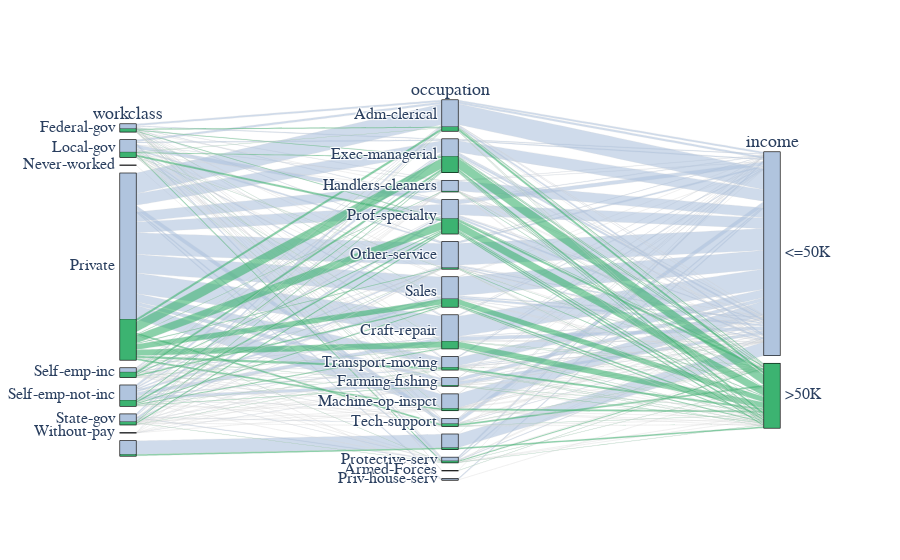

Notebook cell for this chart:
### Code cell
import plotly.express as px
import plotly.graph_objects as go

rendered_columns = [
# "age_bin",  # 年龄, int  转离散
"workclass",  # 雇主类型、雇佣类型，离散
# "fnlwgt", #人口普查员认为观测值的人数，int
# "education",  # 教育程度，离散
# "education-num", # 受教育年限，int， 转离散
# "edu_years_bin",
# "marital-status",  # 婚姻状况，离散
"occupation",  # 职业，离散
# "relationship",  #家庭角色，离散
# "race",  # 种族， 离散
# "sex", # 性别， 离散
# "capital-gain", # 资本收益， 数值
# "capital-loss", # 资本损失， 数值
# "hours-per-week", # 每周工作时间， int  转离散
# "work_hour_bin",
# "native-country", # 原生国籍，离散 
"income" # 收入是否大于50K， 布尔
]

continuous_cols = [
"age",  # 年龄, int  转离散
"education-num", # 受教育年限，int， 转离散
"hours-per-week", # 每周工作时间， int  转离散
]

min_value = df["age"].min()
max_value = df["age"].max()
print(min_value, max_value)
# 年龄分段
age_bins = [10, 20, 30, 40, 50, 60, 70, 80, 90]
age_labels = ['10-19', '20-29', '30-39', '40-49', '50-59', '60-69', '70-79', '80-89']
print(age_bins)
df['age_bin'] = pd.cut(df["age"], bins=age_bins, labels=age_labels)

display(df.head(10))


print('受教育年限')
print(df['education-num'].min(), df['education-num'].max())
edu_bins = [0, 6, 9, 12, 16, 30]
edu_labels = ['0-6', '6-9', '9-12', '12-16', '16+']
df['edu_years_bin'] = pd.cut(df["education-num"], bins=edu_bins, labels=edu_labels)



print('工作时间')
print(df['hours-per-week'].min(), df['hours-per-week'].max())
work_hour_bins = [0, 10, 20, 30, 40, 50, 60, 168]
work_hour_labels = ['0-10', '10-20', '20-30', '30-40', '40-50', '50-60', '60+']
df['work_hour_bin'] = pd.cut(df["hours-per-week"], bins=work_hour_bins, labels=work_hour_labels)

# df = px.data.tips()

pprint(px.colors.qualitative.Plotly)



df["income>50K"] = np.where(df["income"] == ' <=50K', 0, 1)
display(df.head())


# dims
workclass_dim = go.parcats.Dimension(
    values=df['workclass'],
    categoryorder='category ascending', label="workclass"
)
occupation_dim = go.parcats.Dimension(values=df['occupation'], label="occupation")
income_dim = go.parcats.Dimension(values=df['income'], label="income")

# line color
color = df.income;
color_map = df.income.map({'<=50K': 'lightsteelblue', '>50K':'mediumseagreen'})
colorscale = [['<=50K', 'lightsteelblue'], ['>50K', 'mediumseagreen']];

# draw
fig = go.Figure(data = [go.Parcats(dimensions=[workclass_dim, occupation_dim, income_dim],
        line={'color': color_map},
        hoveron='color', hoverinfo='count+probability',
        labelfont={'size': 18, 'family': 'Times'},
        tickfont={'size': 16, 'family': 'Times'},
        arrangement='freeform')])

# fig = px.parallel_categories(data_frame=df.head(10000), dimensions=rendered_columns, color="education-num")

# fig = px.parallel_categories(data_frame=df.head(100), dimensions=rendered_columns, color='age')

fig.show()

### Figure 1 — Plotly figure (JSON) as saved in the notebook; plotly's stock layout.template omitted (floating-point values rounded to 4 significant figures; data arrays with more than 128 entries replaced by an {"elided": "..."} marker saying what was removed)
{"data": [{"arrangement": "freeform", "dimensions": [{"categoryorder": "category ascending", "label": "workclass", "values": {"elided": "32561 str values"}}, {"label": "occupation", "values": {"elided": "32561 str values"}}, {"label": "income", "values": {"elided": "32561 str values"}}], "hoverinfo": "count+probability", "hoveron": "color", "labelfont": {"family": "Times", "size": 18}, "line": {"color": {"elided": "32561 str values"}}, "tickfont": {"family": "Times", "size": 16}, "type": "parcats"}], "layout": {}}
